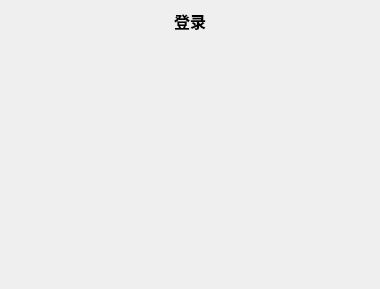
<?xml version="1.0" encoding="UTF-8"?>
<ui version="4.0">
 <class>MasterView</class>
 <widget class="QMainWindow" name="MasterView">
  <property name="geometry">
   <rect>
    <x>0</x>
    <y>0</y>
    <width>380</width>
    <height>289</height>
   </rect>
  </property>
  <property name="windowTitle">
   <string>登录</string>
  </property>
  <property name="windowIcon">
   <iconset resource="res.qrc">
    <normaloff>:/icon/icon/main.png</normaloff>:/icon/icon/main.png</iconset>
  </property>
  <widget class="QWidget" name="centralwidget">
   <layout class="QVBoxLayout" name="verticalLayout">
    <item>
     <layout class="QHBoxLayout" name="horizontalLayout">
      <item>
       <spacer name="horizontalSpacer">
        <property name="orientation">
         <enum>Qt::Horizontal</enum>
        </property>
        <property name="sizeHint" stdset="0">
         <size>
          <width>40</width>
          <height>20</height>
         </size>
        </property>
       </spacer>
      </item>
      <item>
       <widget class="QLabel" name="label">
        <property name="font">
         <font>
          <family>思源黑体 Heavy</family>
          <pointsize>12</pointsize>
          <bold>true</bold>
         </font>
        </property>
        <property name="text">
         <string>登录</string>
        </property>
        <property name="alignment">
         <set>Qt::AlignCenter</set>
        </property>
       </widget>
      </item>
      <item>
       <spacer name="horizontalSpacer_2">
        <property name="orientation">
         <enum>Qt::Horizontal</enum>
        </property>
        <property name="sizeHint" stdset="0">
         <size>
          <width>40</width>
          <height>20</height>
         </size>
        </property>
       </spacer>
      </item>
     </layout>
    </item>
    <item>
     <widget class="QStackedWidget" name="stackedWidget"/>
    </item>
   </layout>
  </widget>
 </widget>
 <resources>
  <include location="res.qrc"/>
 </resources>
 <connections/>
</ui>
